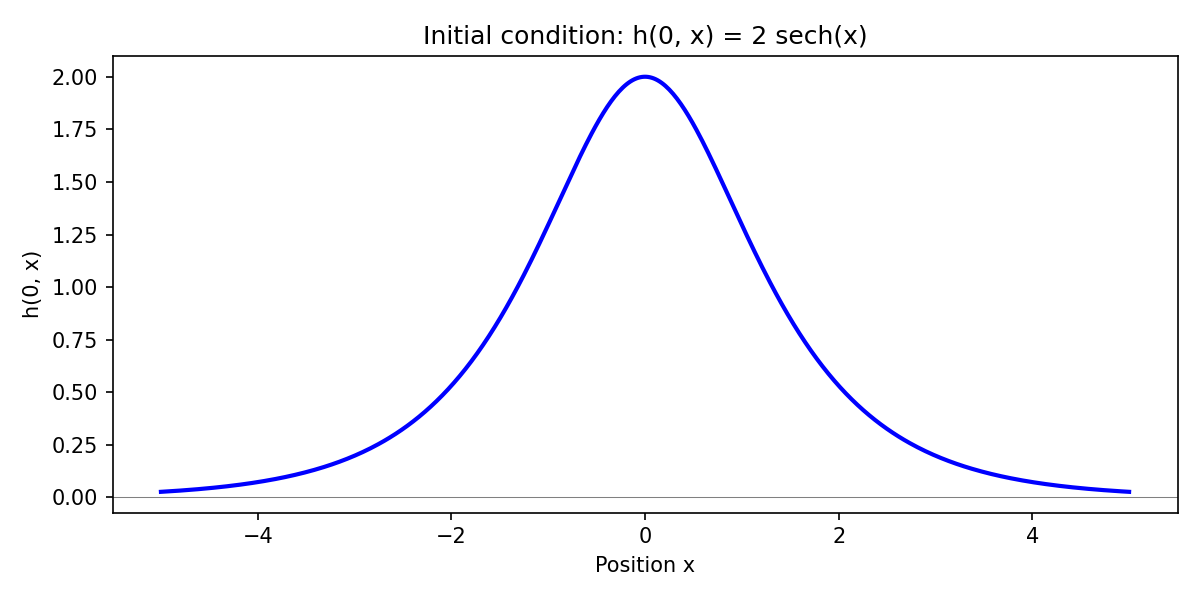

Generate this figure with Python:
import numpy as np
import matplotlib.pyplot as plt

x = np.linspace(-5, 5, 500)
initial_shape = 2.0 / np.cosh(x)

plt.figure(figsize=(8, 4))
plt.plot(x, initial_shape, 'b-', linewidth=2)
plt.xlabel('Position x')
plt.ylabel('h(0, x)')
plt.title('Initial condition: h(0, x) = 2 sech(x)')
plt.axhline(y=0, color='gray', linewidth=0.5)
plt.tight_layout()
plt.savefig('demos/s1_supplementary1.png', dpi=150)
plt.show()
